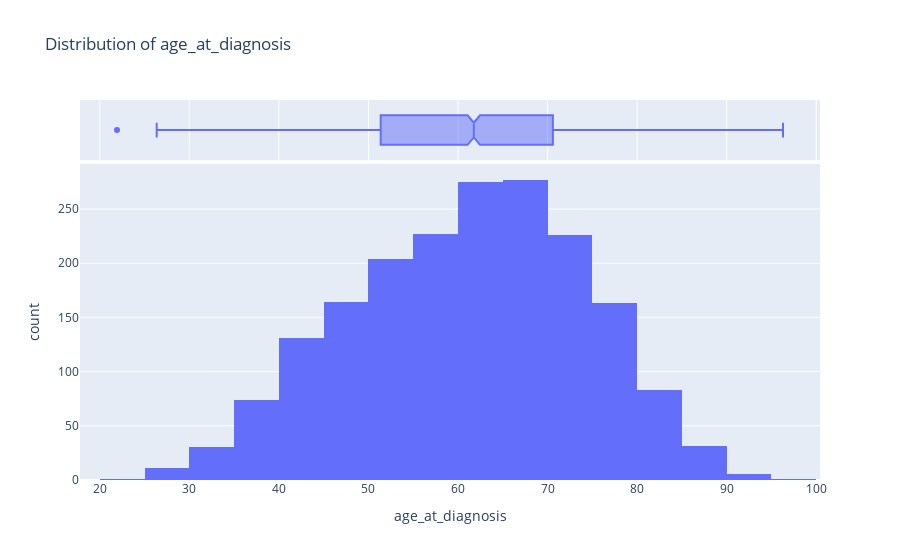
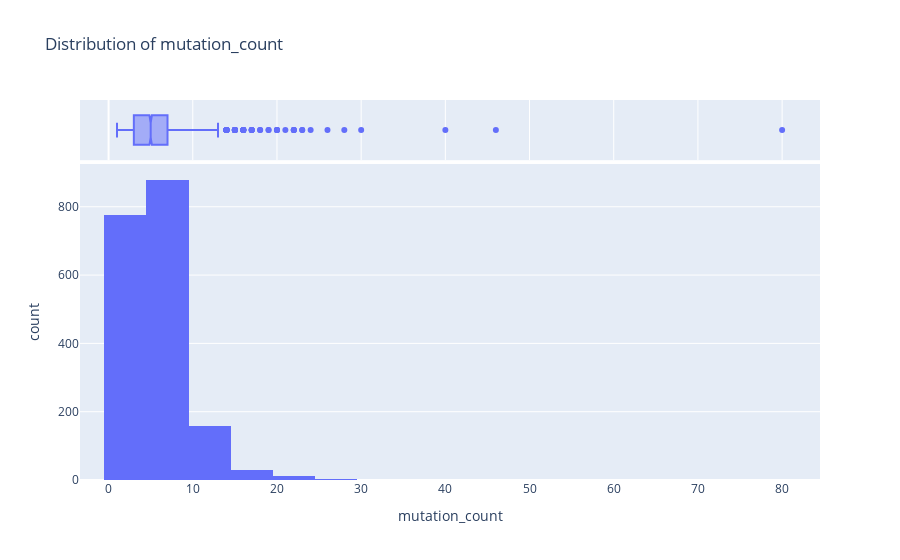
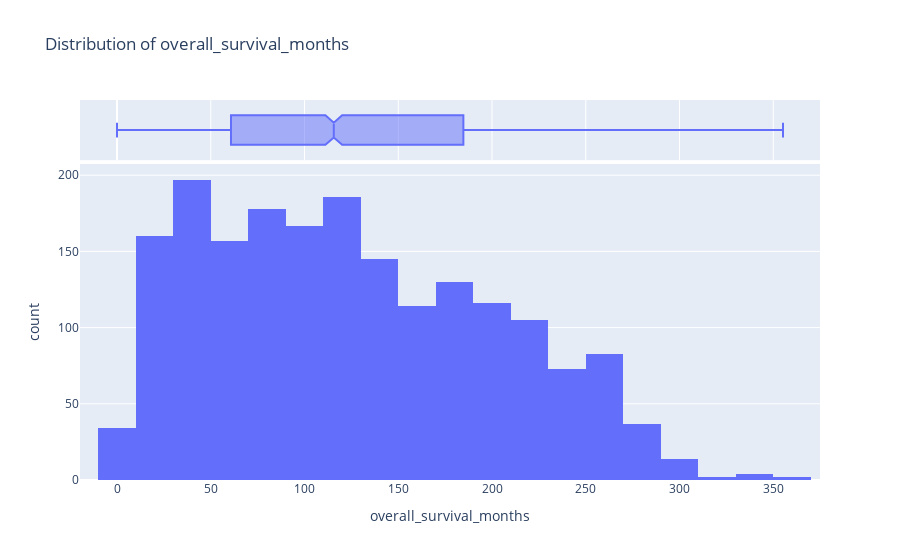

The notebook cell these images were saved under, in order:
### Markdown cell above
## **Feature Distributions**
We visualize key numerical variables to understand their spread.

### Code cell
# Histograms for key numerical features
num_cols = ["age_at_diagnosis", "mutation_count", "overall_survival_months"]

fig, axes = plt.subplots(1, 3, figsize=(15, 5))
for i, col in enumerate(num_cols):
    sns.histplot(df[col], bins=30, kde=True, ax=axes[i], color="blue")
    axes[i].set_title(f"Histogram of {col}")

plt.tight_layout()
plt.show()

# Interactive histograms using Plotly
for col in num_cols:
    fig = px.histogram(df, x=col, nbins=30, title=f"Distribution of {col}", marginal="box")
    fig.show()

### Figure 1 — Plotly figure (JSON) as saved in the notebook; plotly's stock layout.template omitted (floating-point values rounded to 4 significant figures; data arrays with more than 128 entries replaced by an {"elided": "..."} marker saying what was removed)
{"data": [{"alignmentgroup": "True", "bingroup": "x", "hovertemplate": "age_at_diagnosis=%{x}<br>count=%{y}<extra></extra>", "legendgroup": "", "marker": {"color": "#636efa", "pattern": {"shape": ""}}, "name": "", "nbinsx": 30, "offsetgroup": "", "orientation": "v", "showlegend": false, "type": "histogram", "x": {"elided": "1904 float values"}, "xaxis": "x", "yaxis": "y"}, {"alignmentgroup": "True", "hovertemplate": "age_at_diagnosis=%{x}<extra></extra>", "legendgroup": "", "marker": {"color": "#636efa"}, "name": "", "notched": true, "offsetgroup": "", "showlegend": false, "type": "box", "x": {"elided": "1904 float values"}, "xaxis": "x2", "yaxis": "y2"}], "layout": {"barmode": "relative", "legend": {"tracegroupgap": 0}, "title": {"text": "Distribution of age_at_diagnosis"}, "xaxis": {"anchor": "y", "domain": [0, 1], "title": {"text": "age_at_diagnosis"}}, "xaxis2": {"anchor": "y2", "domain": [0, 1], "matches": "x", "showgrid": true, "showticklabels": false}, "yaxis": {"anchor": "x", "domain": [0, 0.8316], "title": {"text": "count"}}, "yaxis2": {"anchor": "x2", "domain": [0.8416, 1], "matches": "y2", "showgrid": false, "showline": false, "showticklabels": false, "ticks": ""}}}

### Figure 2 — Plotly figure (JSON) as saved in the notebook; plotly's stock layout.template omitted (floating-point values rounded to 4 significant figures; data arrays with more than 128 entries replaced by an {"elided": "..."} marker saying what was removed)
{"data": [{"alignmentgroup": "True", "bingroup": "x", "hovertemplate": "mutation_count=%{x}<br>count=%{y}<extra></extra>", "legendgroup": "", "marker": {"color": "#636efa", "pattern": {"shape": ""}}, "name": "", "nbinsx": 30, "offsetgroup": "", "orientation": "v", "showlegend": false, "type": "histogram", "x": {"elided": "1904 int values"}, "xaxis": "x", "yaxis": "y"}, {"alignmentgroup": "True", "hovertemplate": "mutation_count=%{x}<extra></extra>", "legendgroup": "", "marker": {"color": "#636efa"}, "name": "", "notched": true, "offsetgroup": "", "showlegend": false, "type": "box", "x": {"elided": "1904 int values"}, "xaxis": "x2", "yaxis": "y2"}], "layout": {"barmode": "relative", "legend": {"tracegroupgap": 0}, "title": {"text": "Distribution of mutation_count"}, "xaxis": {"anchor": "y", "domain": [0, 1], "title": {"text": "mutation_count"}}, "xaxis2": {"anchor": "y2", "domain": [0, 1], "matches": "x", "showgrid": true, "showticklabels": false}, "yaxis": {"anchor": "x", "domain": [0, 0.8316], "title": {"text": "count"}}, "yaxis2": {"anchor": "x2", "domain": [0.8416, 1], "matches": "y2", "showgrid": false, "showline": false, "showticklabels": false, "ticks": ""}}}

### Figure 3 — Plotly figure (JSON) as saved in the notebook; plotly's stock layout.template omitted (floating-point values rounded to 4 significant figures; data arrays with more than 128 entries replaced by an {"elided": "..."} marker saying what was removed)
{"data": [{"alignmentgroup": "True", "bingroup": "x", "hovertemplate": "overall_survival_months=%{x}<br>count=%{y}<extra></extra>", "legendgroup": "", "marker": {"color": "#636efa", "pattern": {"shape": ""}}, "name": "", "nbinsx": 30, "offsetgroup": "", "orientation": "v", "showlegend": false, "type": "histogram", "x": {"elided": "1904 float values"}, "xaxis": "x", "yaxis": "y"}, {"alignmentgroup": "True", "hovertemplate": "overall_survival_months=%{x}<extra></extra>", "legendgroup": "", "marker": {"color": "#636efa"}, "name": "", "notched": true, "offsetgroup": "", "showlegend": false, "type": "box", "x": {"elided": "1904 float values"}, "xaxis": "x2", "yaxis": "y2"}], "layout": {"barmode": "relative", "legend": {"tracegroupgap": 0}, "title": {"text": "Distribution of overall_survival_months"}, "xaxis": {"anchor": "y", "domain": [0, 1], "title": {"text": "overall_survival_months"}}, "xaxis2": {"anchor": "y2", "domain": [0, 1], "matches": "x", "showgrid": true, "showticklabels": false}, "yaxis": {"anchor": "x", "domain": [0, 0.8316], "title": {"text": "count"}}, "yaxis2": {"anchor": "x2", "domain": [0.8416, 1], "matches": "y2", "showgrid": false, "showline": false, "showticklabels": false, "ticks": ""}}}
